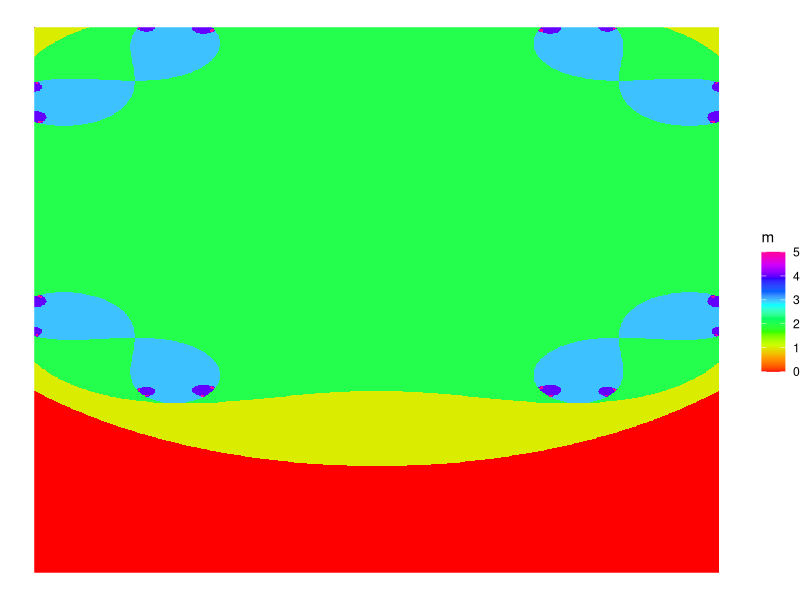

Generate this figure with R:

# criar uma imagem de um fractal de Mandelbrot
library(ggplot2)

# definir a resolução da imagem
resolucao <- 1000

# criar uma matriz de coordenadas complexas
x <- seq(-2, 1, length.out = resolucao)
y <- seq(-1, 1, length.out = resolucao)
z <- outer(x, y, FUN = function(x, y) complex(real = x, imaginary = y))

# criar uma matriz para armazenar o número de iterações
m <- matrix(0, resolucao, resolucao)

# iterar sobre as coordenadas complexas
for (i in 1:100) {
  z <- z^2 + m
  m <- m + (abs(z) < 2)
}

# criar um data frame com as coordenadas e o número de iterações
df <- data.frame(x = rep(x, each = resolucao),
                 y = rep(y, times = resolucao),
                 m = as.vector(m))

# criar o gráfico
fractal01  <- ggplot(df, aes(x = x, y = y, fill = m)) +
              geom_raster() +
              scale_fill_gradientn(colours = rainbow(10)) +
              theme_void()

# salvar o gráfico
ggsave("fractal01.png", fractal01, width = 12, height = 10, dpi = 300)
